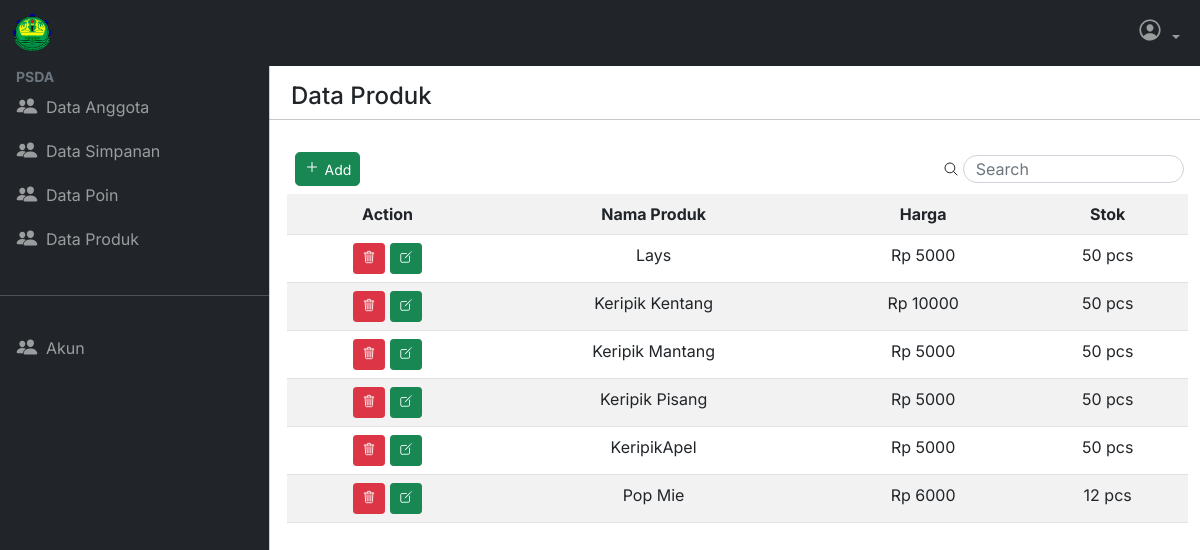
/index.php?page=data_produk (signed in), run on the app's committed database.
### tables this page shows
CREATE TABLE `produk` (
  `id_produk` int(3) NOT NULL,
  `nama_produk` varchar(50) NOT NULL,
  `harga_produk` varchar(8) NOT NULL,
  `stok` int(4) NOT NULL
);

### include/functions.php (called while the page is built, shortened)
<?php
require 'config.php';
$conn = mysqli_connect($server, $user, $pass, $db);
function query($query)
{
    global $conn;
    $result = mysqli_query($conn, $query);
    $data = [];
    while ($row = mysqli_fetch_array($result)) {
        $data[] = $row;
    }
    return $data;
}

### data_produk.php (the view)
<?php
$query = "SELECT * FROM produk;";
$data = query($query);
?>
<div class="container p-0">
    <div class="row pt-3 mb-3">
        <div class="col">
            <h4 class="ps-3">Data Produk</h4>
        </div>
        <hr>
    </div>
    <div class="row mx-2 mb-2">
        <div class="col d-flex justify-content-between">
            <div class="col d-flex align-items-center">
                <a class="btn btn-success btn-sm text-white align-items-center me-2 rounded-3" href="tambah_produk.php">
                    <span class="fs-6 align-middle">
                        <ion-icon name="add-outline"></ion-icon>
                    </span>
                    <span class="align-middle">Add</span>
                </a>
                <ion-icon name="search-outline" class="ms-auto"></ion-icon>
                <form class="form w-25">
                    <input type="search" class="form-control d-flex rounded-pill ms-1" style="height: 28px;" placeholder="Search" aria-label="Search" id="fieldSearch" autocomplete="off">
                </form>
            </div>
        </div>
    </div>
    <div class="container overflow-scroll">
        <table class="table table-striped table-responsive tabel-data w-100 text-center fs-6" style="font-size: 12px;" id="tableData">
            <tr>
                <th scope="col">Action</th>
                <th scope="col">Nama Produk</th>
                <th scope="col">Harga</th>
                <th scope="col">Stok</th>
            </tr>
            <?php foreach ($data as $d) { ?>
                <tr id="<?= $d['id_produk'] ?>">
                    <td>
                        <a href="hapus_produk.php?id=<?= $d['id_produk'] ?>&table=produk" type="button" onclick="return confirm('Apakah ingin menghapus') " class="btn btn-danger btn-sm">
                            <ion-icon name="trash-outline"></ion-icon>
                        </a>
                        <a href="edit_produk.php?id=<?= $d['id_produk'] ?>&nama=<?= $d['nama_produk'] ?>&harga=<?= $d['harga_produk'] ?>&stok=<?= $d['stok'] ?>" type="button" class="btn btn-sm btn-success">
                            <ion-icon name="create-outline"></ion-icon>
                        </a>
                    </td>
                    <td><?= $d['nama_produk'] ?></td>
                    <td>Rp <?= $d['harga_produk'] ?></td>
                    <td><?= $d['stok'] ?> pcs</td>
                </tr>
            <?php } ?>
        </table>
    </div>
</div>

### asset/css/style.css (style rules this page uses)
body, button { font-family: "Inter", sans-serif; }
.tabel-data { width: fit-content; }
td, th { width: max-content; }
:root { --offcanvas-width: 270px; --topNavbarHeight: 66px; }
@media (min-width:992px) { body { overflow: auto !important; } }

### data on the page
produk: nama_produk "Lays", harga_produk "5000", stok "50"
produk: nama_produk "Keripik Kentang", harga_produk "10000", stok "50"
produk: nama_produk "Keripik Mantang", harga_produk "5000", stok "50"
produk: nama_produk "Keripik Pisang", harga_produk "5000", stok "50"
produk: nama_produk "KeripikApel", harga_produk "5000", stok "50"
produk: nama_produk "Pop Mie", harga_produk "6000", stok "12"
